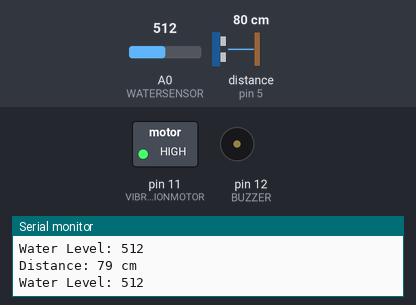
Recording of a sketch running on a simulated Arduino Uno, built with avr-gcc and run on an emulated ATmega328P. On the bench: switched loads named in the sketch (green lamp = pin HIGH), buzzer (waves = sounding, pin HIGH), the last lines printed to the serial monitor. Inputs (shaded band) come from the test bench; at power-on: distance to the obstacle (sensor on pin 5) 80 cm, A0 (WATERSENSOR) = 512. The echo pulse lasts 58.3 µs per cm; pins used as bus, display or sensor lines are not drawn.

Above: at 6.0 s.
6.1 s: distance to the obstacle (sensor on pin 5) set to 64 cm
12.3 s: distance to the obstacle (sensor on pin 5) set to 57 cm
At 15.52 s:
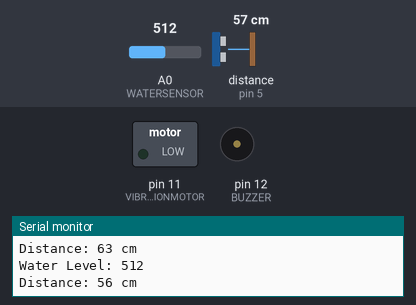
22.1 s: A0 (WATERSENSOR) set to 44
28.3 s: A0 (WATERSENSOR) set to 35
At 32.56 s:
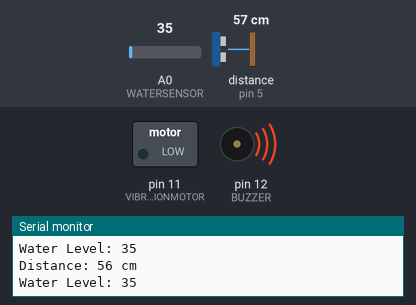
34.5 s: distance to the obstacle (sensor on pin 5) set to 120 cm
At 34.5 s:
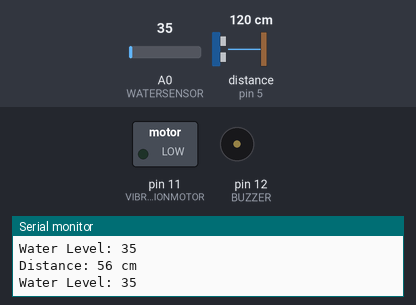
47.8 s: A0 (WATERSENSOR) set to 70
At 48.9 s:
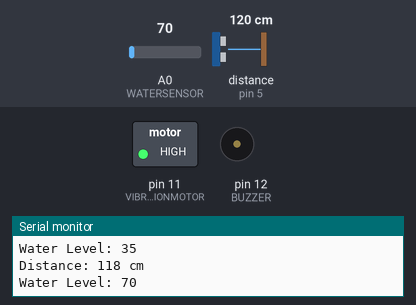
Timing chart, 0 to 59.7 s (numbered marks = the images above; inputs shaded):
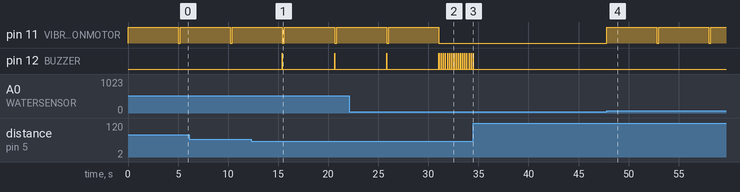

Measured:
- the behaviour switches between 62 and 61 cm on distance to the obstacle (sensor on pin 5) (found by bisection; images 0 and 1)
- the behaviour switches between 41 and 40 on A0 (WATERSENSOR) (found by bisection; images 1 and 2)
- after the input at 12.3 s, pin 12 (BUZZER): alternates HIGH for 0.01 s and LOW for 5.2 s, starting after 3.1 s
- after the input at 28.3 s, pin 11 (VIBRATIONMOTOR): goes on until 31.1 s, then stays LOW
- after the input at 34.5 s, pin 12 (BUZZER): stops changing and stays LOW
- after the input at 47.8 s, pin 11 (VIBRATIONMOTOR): alternates HIGH for 5.0 s and LOW for 0.21 s, starting at once
- by itself, pin 11 (VIBRATIONMOTOR): alternates HIGH for 5.0 s and LOW for 0.21 s

The sketch:

Sensecane.ino
```cpp
int WATERSENSOR = A0;   // Water level sensor connected to analog pin A0
int TRIGPIN = 6;        // Ultrasonic sensor TRIG pin
int ECHOPIN = 5;       // Ultrasonic sensor ECHO pin
int BUZZER = 12;        // Buzzer connected to digital pin 11
int VIBRATIONMOTOR = 11; // Vibration motor connected to digital pin 12

long duration;
int distance;
int vibrationDuration = 5000;  // Vibration motor active time (5 seconds)

void setup() {
  pinMode(WATERSENSOR, INPUT);
  pinMode(TRIGPIN, OUTPUT);
  pinMode(ECHOPIN, INPUT);
  pinMode(BUZZER, OUTPUT);
  pinMode(VIBRATIONMOTOR, OUTPUT);

  Serial.begin(9600);  // Initialize serial communication for debugging
}

void loop() {

  // Water detection
  int waterLevel = analogRead(WATERSENSOR);
  Serial.print("Water Level: ");
  Serial.println(waterLevel); // Display water level in Serial Monitor

  if (waterLevel > 40) {
    // Turn on the vibration motor when water is detected
    digitalWrite(VIBRATIONMOTOR, HIGH);
    delay(vibrationDuration); // Keep the vibration motor on for 5 seconds
    digitalWrite(VIBRATIONMOTOR, LOW);  // Turn off vibration motor after 5 seconds
  }


  // Ultrasonic sensor
  digitalWrite(TRIGPIN, LOW);
  delayMicroseconds(2);
  digitalWrite(TRIGPIN, HIGH);
  delayMicroseconds(10);
  digitalWrite(TRIGPIN, LOW);

  duration = pulseIn(ECHOPIN, HIGH);
  distance = duration * 0.034 / 2;  // Calculate the distance in cm

  if (distance <= 60) {  // Check if an object is close (within 30 cm)
    digitalWrite(BUZZER, HIGH);
    delay(10);
    digitalWrite(BUZZER, LOW);
  } else {
    digitalWrite(BUZZER, LOW);  // Turn off buzzer if object is far away
  }

  // Display distance in Serial Monitor
  Serial.print("Distance: ");
  Serial.print(distance);
  Serial.println(" cm");

  delay(200); // Small delay to allow for sensor readings
}
```
